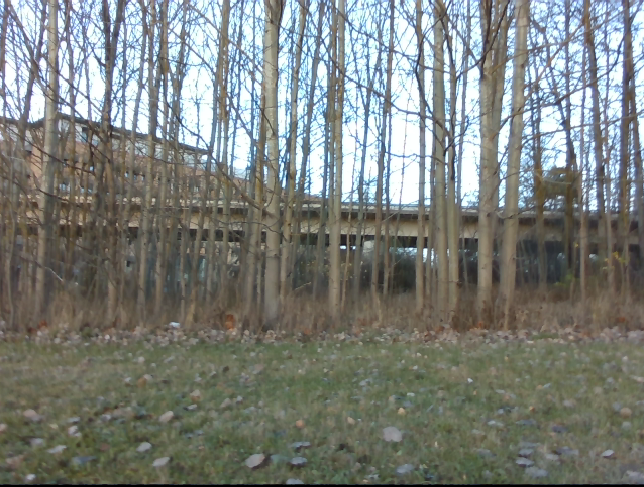
#> input picture am_vision/samples/p3_color.png, 644 x 487 px
$ python boundary_detect.py   (older library calls are emulated)
#> lines starting #> are read from the running program, lines starting #| are printed output that depends on the picture; after the words box and inside, x2 and y2 are one past the last pixel; in counts of white or black regions, pixels touching at a corner belong together
#! /usr/bin/python

"""
 Lawn boundary detector based on explicit image processing methods.

 Input:
 	RGB image and optionally the depth image.
 Output:
 	Labelled boundary.

 Pipeline:
 	1. Color thresholding
 		1.1 Morphology mask processing.
 		1.2 Filtering with requirements on contour.
 	2. Texture feature detecting.
 		2.1 Filter with multi gabor filters.
 		2.2 Only accept feature image with due contrast.
 	3. Depth feature
 		3.1 Directly make use of the depth image.
 	4. Clustering using Kmeans.

 Note:
 	1. Trade-off between robustness and efficiency.
 	2. The overall rigidity depends on all procedures in the pipeline.
 TODO:
 	2. Consider if to set range limit for depth images.
 	6. Integrate with ROS.
 	7. Optionally feed back the warning level and retreating suggestion.
 	8. Add superpixel generating. (See DigitalImageProcessing P775)
 	9. Maybe try GraphCut clustering algorithm.
 	10. Use histogram equalization or other image enhancement
 	    methods when the lighting condition is extreme.
 	11. Add connectivity to the sample as a criention.
"""

import cv2
import numpy as np
import logging
import matplotlib.pyplot as plt
from matplotlib.colors import NoNorm

# Create logger with 'log'
logging.basicConfig()
logger = logging.getLogger("BoundaryDetect")
logger.setLevel(logging.DEBUG)

# Enable colored text in terminal.
def prRed(prt): print("\033[91m {}\033[00m" .format(prt))
def prGreen(prt): print("\033[92m {}\033[00m" .format(prt))
def prYellow(prt): print("\033[93m {}\033[00m" .format(prt))
def logYellow(prt): logger.debug("\033[93m {}\033[00m" .format(prt))
def prLightPurple(prt): print("\033[94m {}\033[00m" .format(prt))
def prPurple(prt): print("\033[95m {}\033[00m" .format(prt))
def prCyan(prt): print("\033[96m {}\033[00m" .format(prt))
def logCyan(prt): logger.debug("\033[96m {}\033[00m" .format(prt))
def prLightGray(prt): print("\033[97m {}\033[00m" .format(prt))
def prBlack(prt): print("\033[98m {}\033[00m" .format(prt))


class BoundaryDetectNode():
	"""Detect the boundary of the lawn in the image. """

	def __init__(self):

		# ROS parameters.(TODO)

		# Standalone init parameters
		src_path = "../samples/p3_color.png"
		src_depth_path = "../samples/p3_depth.png"
		# iPhone images are p101-103.jpg
		# src_path = "../samples/p203.jpg"

		# Select the features for clustering.
		self.use_color_feature = True
		self.use_loc_feature = False
		self.use_texture_feature = True
		self.use_depth_feature = False

		# Kmeans parameters
		self.K = 2

		# The precentage of accepting points for color seg.
		self.select_precentage = 0.80

		# The unified size of the image and the depth image.
		self.fixed_width = 640
		self.fixed_height = 480

		# Define the sampling area on the left.
		self.left_sample_w = 150
		self.left_sample_x0 = self.fixed_width/4
		self.left_sample_y0 = self.fixed_height - self.fixed_height/6
		self.left_sample_h = self.fixed_height/6

		# Define the sampling area on the right.
		self.right_sample_w = 150
		self.right_sample_x0 = self.fixed_width*3/4 - self.right_sample_w
		self.right_sample_y0 = self.fixed_height - self.fixed_height/6
		self.right_sample_h = self.fixed_height/6

		# Define the range for normalizing, i.e. the weights in kmeans.
		self.feature_range_color = 10
		self.feature_range_loc = 17
		self.feature_range_texture = 9
		self.feature_range_depth = 20

		# Color parameter
		self.blur_before_sampling = True

		# Markers
		self.feature_mat_empty = True
		self.num_feature = 0

		# Visualizing options
		self.show_gabor_filters = False
		# To count the plt numbers.
		self.fig_num = 1

		# Pipeline starts here.
		self.src = self.image_load(src_path)
#> in image_load, src is the input picture: shape (487, 644, 3); mean B, G, R 122.2, 127.2, 122.8
		self.src_gray = cv2.cvtColor(self.src, cv2.COLOR_BGR2GRAY)

		if (self.use_color_feature):

			if(self.blur_before_sampling):
				src_color = cv2.GaussianBlur(self.src.copy(),(5,5),0)
			else:
				src_color = self.src.copy()

			img_sample = cv2.rectangle(src_color, (self.left_sample_x0, self.left_sample_y0),
										(self.left_sample_x0 + self.left_sample_w,
										self.left_sample_y0 + self.left_sample_h), (0, 255, 255), 3)
			img_sample = cv2.rectangle(img_sample, (self.right_sample_x0, self.right_sample_y0),
										(self.right_sample_x0 + self.right_sample_w,
										self.right_sample_y0 + self.right_sample_h), (0, 255, 255), 3)
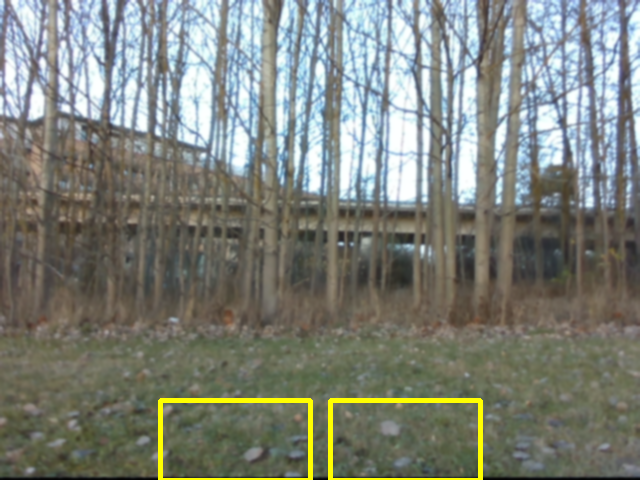
#> img_sample: shape (480, 640, 3); mean B, G, R 121.2, 129, 124.7
			cv2.imshow('Source image with color sampling', img_sample)
			cv2.waitKey(0)

			color_bound_low, color_bound_up = self.color_sample(self.src, self.select_precentage)
			self.green_mask, self.img_threshold = self.color_mask(src_color, color_bound_low, color_bound_up)
			# self.find_contour(self.green_mask, self.src.copy())

			num_color_feature = 1
			self.num_feature += num_color_feature
			if (self.feature_mat_empty):
				self.feature_mat = self.green_mask.reshape((-1, num_color_feature))
				self.feature_mat = self.feature_normalize(self.feature_mat, self.feature_range_color)
				self.feature_mat_empty = False
			else:
				self.green_mask = self.feature_normalize(self.green_mask, self.feature_range_color)
				self.feature_append(self.feature_mat, self.green_mask, num_color_feature)
				logger.debug('The color feature matrix has the shape {}'.format(self.feature_mat.shape))

			if (self.use_loc_feature):
				loc_img_x = np.zeros(self.src_gray.shape)
				loc_img_y = np.zeros(self.src_gray.shape)

				for i in range(self.fixed_width):
					loc_img_x[:, i-1] = i - 1

				for i in range(self.fixed_height):
					loc_img_y[i-1, :] = i - 1

				loc_img_x = self.feature_normalize(loc_img_x, self.feature_range_loc)
				loc_img_y = self.feature_normalize(loc_img_y, self.feature_range_loc)
				self.feature_append(self.feature_mat, loc_img_x, 1)
				self.feature_append(self.feature_mat, loc_img_y, 1)
				self.num_feature += 2

		if (self.use_texture_feature):
			if (self.feature_mat_empty):
				self.num_texture_feature = self.texture_seg(self.src_gray)
				if (self.num_texture_feature > 0):
					self.feature_mat_empty = False
					self.num_feature += self.num_texture_feature
				else:
					logger.warning("No capable features in the texture segmentation.")

			else:
				self.num_texture_feature = self.texture_seg(self.src_gray)
				self.num_feature += self.num_texture_feature

			# self.feature_mat = self.feature_append(self.texture_feature, self.num_texture_feature)

		if (self.use_depth_feature):
			self.depth_img = self.image_load(src_depth_path)
			self.depth_img = cv2.cvtColor(self.depth_img, cv2.COLOR_BGR2GRAY)
			num_depth_feature = 1
			self.num_feature += num_depth_feature

			if (self.feature_mat_empty):
				self.feature_mat = self.depth_img.reshape((-1, num_depth_feature))
				self.feature_mat = self.feature_normalize(self.feature_mat, self.feature_range_depth)
				self.feature_mat_empty = False
			else:
				self.depth_img = self.feature_normalize(self.depth_img, self.feature_range_depth)
				self.feature_append(self.feature_mat, self.depth_img, num_depth_feature)
				logger.debug(self.feature_mat.shape)


		self.feature_cluster = self.kmeans_seg(self.feature_mat, self.K)
		self.feature_cluster = cv2.normalize(self.feature_cluster, None, alpha=0, beta=255, norm_type=cv2.NORM_MINMAX, dtype=cv2.CV_32F)
		self.feature_cluster = self.feature_cluster.astype(np.uint8)
		self.find_contour(self.feature_cluster, self.src.copy())

	def image_load(self, loc):
		""" Load the Image and reshape to the uniform size.

			Input:
				The image locations.
			Output:
				The image shaped into the unified size.

		"""

		src = cv2.imread(loc)
		if not src.data:
		    logger.error("Image not loaded correctly.")

		src = cv2.resize(src, (self.fixed_width, self.fixed_height))

		img_name = 'Source Image: ' + loc
		cv2.imshow(img_name, src)
		cv2.waitKey(0)

		return src

	# [16 lines left out: function image_blur, not called in this run]

	def left_crop(self, img):
		""" Extract the image in the selected region on the left side.

		"""

		return img[int(self.left_sample_y0):int(self.left_sample_y0 \
						+ self.left_sample_h), int(self.left_sample_x0): \
						int(self.left_sample_x0 + self.left_sample_w)]

	def right_crop(self, img):
		""" Extract the image in the selected region on the left side.

		"""

		return img[int(self.right_sample_y0):int(self.right_sample_y0 \
						+ self.right_sample_h), int(self.right_sample_x0): \
						int(self.right_sample_x0 + self.right_sample_w)]
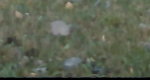
#> returned value: shape (80, 150, 3); mean of channels 0, 1, 2 82.2, 98.8, 92.7; drawn as B, G, R

	def color_sample(self, src, accept_ratio):
		""" Find the distribution in the color space by checking the
			histgram from the area that supposed to be part of the lawn.

			Arguments:
				src - The sampled image.
				accept_ratio - the ratio to accept.
			Return:
				The bound value in the HSV space.
		"""

		img_left_sample = self.left_crop(src)
		img_right_sample = self.right_crop(src)
		left_sample_hsv = cv2.cvtColor(img_left_sample, cv2.COLOR_BGR2HSV)
#> left_sample_hsv: shape (80, 150, 3); mean H, S, V 43.2, 47.4, 97.6
		right_sample_hsv = cv2.cvtColor(img_right_sample, cv2.COLOR_BGR2HSV)
#> right_sample_hsv: shape (80, 150, 3); mean H, S, V 42.7, 44.9, 99.2

		# Use red, blue, green for hue, satruation and value.
		HSV = ('Hue', 'Satruation', 'Value')
		color_space = ('r', 'b', 'g')

		# Array to store the bounds.
		# H - [0, 180]; S - [0, 255]; V - [0, 255]
		color_lower_bound = np.array([0, 0, 0])
		color_upper_bound = np.array([180, 255, 255])
		threshold_count = (1 - accept_ratio)*self.left_sample_w*self.left_sample_h

		# Find the bound that (1 - accept_ratio) of the points are within.
		# Keep out 2.5% on the low side and 2.5% on the high side if 5% is kept out.
		for i, col in enumerate(color_space):
			tmp_count = 0
			j = 0
			left_hist_hsv = cv2.calcHist([left_sample_hsv], [i], None, [256], [0, 256])
			right_hist_hsv = cv2.calcHist([right_sample_hsv], [i], None, [256], [0, 256])

			while (tmp_count < 0.5*threshold_count):
				tmp_count += left_hist_hsv[j]
				j += 1
			color_lower_bound[i] = j

			while (tmp_count < 0.5*threshold_count):
				tmp_count += right_hist_hsv[j]
				j += 1
			if (j < color_lower_bound[i]):
				color_lower_bound[i] = j

			j = 0
			while (tmp_count < 0.5*threshold_count):
				tmp_count += left_hist_hsv[255-j]
				j += 1
			color_upper_bound[i] = 255 - j

			j = 0
			while (tmp_count < 0.5*threshold_count):
				tmp_count += right_hist_hsv[255-j]
				j += 1
			if ((255 - j) > color_lower_bound[i]):
				color_upper_bound[i] = 255 - j
#> after the loop, color_lower_bound = [31, 26, 80]; color_upper_bound = [255, 255, 255]
#> in __init__, `color_bound_low, color_bound_up = self.color_sample(self.src, self.sel..`: color_bound_low = [31, 26, 80]; color_bound_up = [255, 255, 255]

		# [10 lines of commented-out code are left out]

		return color_lower_bound, color_upper_bound

	def color_mask(self, src, green_lower, green_upper):
		""" Filter the image with green mask and then morphology operations.

			Argument:
				src - source image
				green_lower - the lower bound for lawn color
				green_upper - the upper bound for lawn color
			Return:
				The labelled image for accepted regions.
		"""

		# Convert to the HSV space.
		src_hsv = cv2.cvtColor(src, cv2.COLOR_RGB2HSV)
#> src_hsv: shape (480, 640, 3); mean H, S, V 68.9, 45.4, 136

		# # Manually set bounds.
		# green_lower = np.array([0, 5, 50])
		# green_upper = np.array([100, 120, 200])

		mask_green = cv2.inRange(src_hsv, green_lower, green_upper)
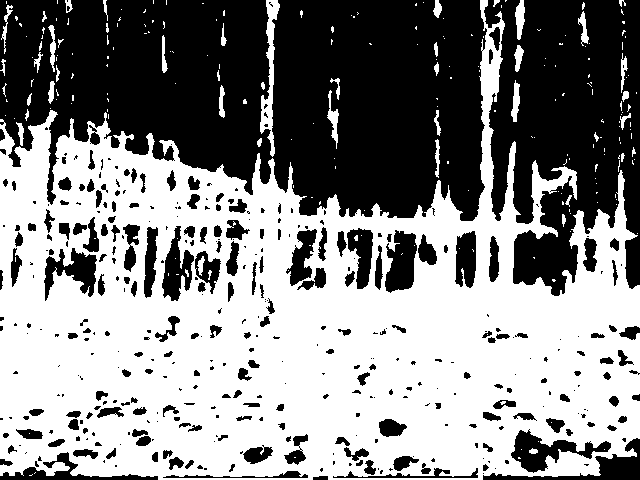
#> mask_green: shape (480, 640); 53.6% white; 400 black regions (211 under 20 px), largest, box (x1, y1, x2, y2) and area: (0, 0, 487, 221) 81114, (484, 0, 640, 296) 32843, (511, 429, 611, 473) 1660
		cv2.imshow("Green Mask Before Morphology", mask_green)
		cv2.waitKey(0)

		# Define kernels for morphology
		# kernel1 = np.array([[1,1,1,1,1],
		#                     [1,1,1,1,1],
		#                     [1,1,1,1,1],
		#                     [1,1,1,1,1],
		#                     [1,1,1,1,1]], np.uint8)
		kernel2 = np.ones((2, 2), np.uint8)
		kernel3 = np.ones((3, 3), np.uint8)
		kernel4 = np.ones((4, 4), np.uint8)
		kernel5 = np.ones((5, 5), np.uint8)

		# The morphology tunning may not be easily automated.
		# Strategy: find a set of universally optimal parameters.
		# Could tune the parameter "iterations"
		mask_green = cv2.morphologyEx(mask_green, cv2.MORPH_CLOSE, kernel5)
#> mask_green: shape (480, 640); 56.9% white; 131 black regions (1 under 20 px), largest, box (x1, y1, x2, y2) and area: (272, 0, 485, 221) 41902, (0, 0, 271, 192) 37299, (485, 0, 640, 296) 31505
		# mask_green = cv2.morphologyEx(mask_green, cv2.MORPH_CLOSE, kernel3)

		mask_green = cv2.erode(mask_green, kernel3, iterations = 3)
#> mask_green: shape (480, 640); 45.1% white; 22 white regions (16 under 20 px), largest, box (x1, y1, x2, y2) and area: (0, 126, 640, 480) 137401, (482, 39, 498, 119) 700, (263, 98, 270, 127) 163, (269, 0, 276, 33) 95, (562, 171, 574, 183) 88, (519, 9, 521, 22) 25
		mask_green = cv2.dilate(mask_green, kernel3, iterations = 2)
#> mask_green: shape (480, 640); 51.2% white; 71 black regions, largest, box (x1, y1, x2, y2) and area: (0, 0, 640, 297) 121885, (336, 229, 438, 292) 3881, (482, 430, 640, 480) 3861
		mask_green = cv2.erode(mask_green, kernel3, iterations = 2)
		mask_green = cv2.dilate(mask_green, kernel3, iterations = 2)

		# [4 lines of commented-out code are left out]

		cv2.imshow("Green Mask After Morphology", mask_green)
		cv2.waitKey(0)

		img_color_threshold = cv2.bitwise_and(src, src, mask = mask_green)
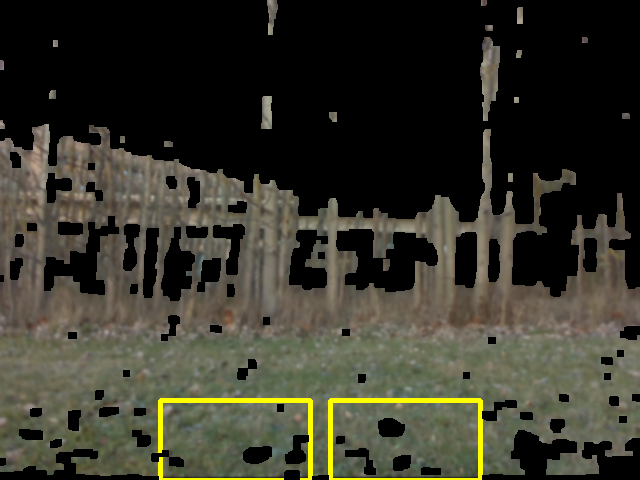
#> img_color_threshold: shape (480, 640, 3); mean B, G, R 42.7, 53.7, 54.7
#> the loop in texture_seg, `for j in range(theta_num):` made 7 passes
#> pass 1, in texture_seg, `cv2.imshow('Filtered Image', filtered_img)`:
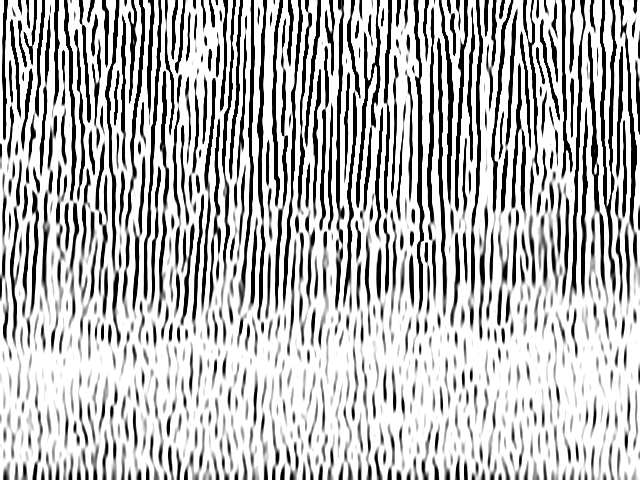
#> window 'Filtered Image': shape (480, 640); min 0, max 255, mean 186
#> after the loop in texture_seg, `for j in range(theta_num):`:
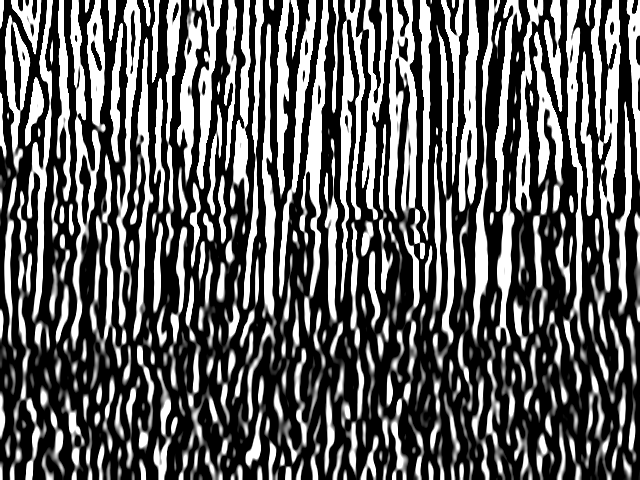
#> filtered_img: shape (480, 640); min 0, max 255, mean 93.9
#> after the loop in texture_seg, `for j in range(theta_num):`: gabor_kernels = 42 items; num_texture_feature = 4; self.feature_mat_empty = False; theta_arr = [0, 30, 60, 90, 120, 150, 180]; wavelength_arr = [2, 3.89, 5.78, 7.67, 9.56, 11.44]
#> in __init__, `self.num_texture_feature = self.texture_seg(self.src_gray)`: self.num_texture_feature = 4
#> in __init__, `self.num_feature += self.num_texture_feature`: self.num_feature = 5
#> in kmeans_seg, `criteria = (cv2.TERM_CRITERIA_EPS + cv2.TERM_CRITERIA_MAX_ITER, 10, 1.0)`: criteria = (3, 10, 1)
#> in kmeans_seg, `ret, label, center = cv2.kmeans(Z, K, None, criteria, 10, cv2.KMEANS_P..`: ret = 5705355.3; center = [[10, 0.0566, 0.217, 0.0566, 0.217], [0, 1.03, 1.64, 1.03, 1.64]]
#> in kmeans_seg, `center = np.uint8(center)`: center = [[10, 0, 0, 0, 0], [0, 1, 1, 1, 1]]

		cv2.imshow("Within color threshold", img_color_threshold)
		cv2.waitKey(0)

		return mask_green, img_color_threshold

	def find_contour(self, mask, src):
		""" Draw contours defined by the mask on the source image.
			Also remove the not desirable areas by examining their contours.

			Input:
				1. The color mask obtained from the former step.
				2. The image to apply the mask.

		"""

		# For the edge detecotr cv2.Canny, there are:
		# Two threshold values, minVal and maxVal.
		# Any edges with intensity gradient more than maxVal are sure to be edges
		# and those below minVal are sure to be non-edges, so discarded.
		# Those who lie between these two thresholds are classified edges or
		# non-edges based on their connectivity.
		# If they are connected to sure-edge pixels, they are considered to be part of edges.
		# Otherwise, they are also discarded.

		# kernel1 = np.array([[1,1,1,1,1],
		#                     [1,1,1,1,1],
		#                     [1,1,1,1,1],
		#                     [1,1,1,1,1],
		#                     [1,1,1,1,1]], np.uint8)
		kernel2 = np.ones((2, 2), np.uint8)
#> kernel2 = [[1, 1], [1, 1]]
		kernel3 = np.ones((3, 3), np.uint8)
#> kernel3 = [[1, 1, 1], [1, 1, 1], [1, 1, 1]]
		kernel4 = np.ones((4, 4), np.uint8)
#> kernel4 = [[1, 1, 1, 1], [1, 1, 1, 1], [1, 1, 1, 1], [1, 1, 1, 1]]
		kernel5 = np.ones((5, 5), np.uint8)
#> kernel5 = [[1, 1, 1, 1, 1], [1, 1, 1, 1, 1], [1, 1, 1, 1, 1], [1, 1, 1, 1, 1], [1, 1, 1, 1, 1]]

		# The morphology tunning may not be easily automated.
		# Strategy: find a set of universally optimal parameters.
		# Could tune the parameter "iterations"
		mask = cv2.dilate(mask, kernel4, iterations = 3)
#> mask: shape (480, 640); 62.3% white; 12 black regions (7 under 20 px), largest, box (x1, y1, x2, y2) and area: (0, 132, 640, 480) 114613, (186, 244, 228, 257) 363, (553, 459, 595, 472) 347, (487, 47, 497, 98) 308, (539, 186, 558, 191) 42
		mask = cv2.erode(mask, kernel4, iterations = 4)
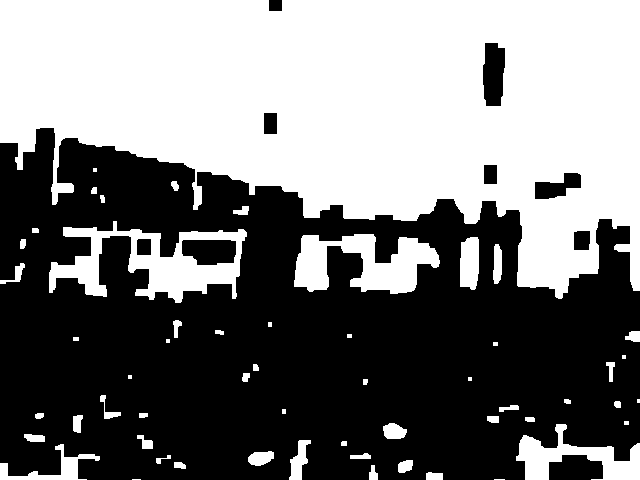
#> mask: shape (480, 640); 47.5% white; 56 white regions (8 under 20 px), largest, box (x1, y1, x2, y2) and area: (0, 0, 640, 299) 125465, (49, 221, 247, 303) 6646, (294, 234, 440, 294) 5023
		# mask = cv2.erode(mask, kernel4, iterations = 1)
		# mask = cv2.erode(mask, kernel2, iterations = 2)
		mask = cv2.morphologyEx(mask, cv2.MORPH_CLOSE, kernel5)
		# mask = cv2.morphologyEx(mask, cv2.MORPH_CLOSE, kernel4)

		edges = cv2.Canny(mask, 100, 200, L2gradient=True)
#> edges: shape (480, 640); 1.9% white in thin lines or dots
		edges = cv2.dilate(edges, kernel3, iterations = 1)
#> edges: shape (480, 640); 6.2% white; 63 white regions, largest, box (x1, y1, x2, y2) and area: (0, 126, 640, 300) 4382, (47, 219, 248, 304) 3246, (292, 232, 441, 295) 1764
#> (the rest of the program and of its run is left out)
